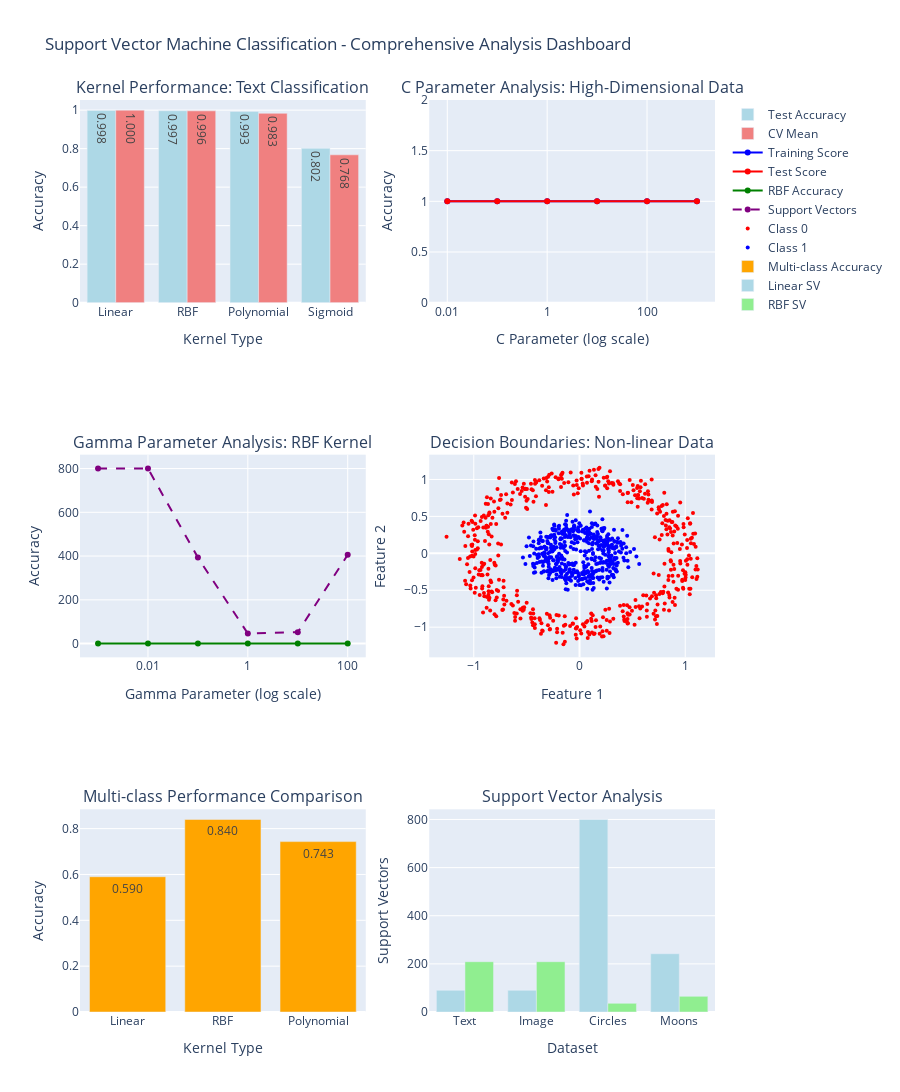

The cell this chart's notebook holds for it:
### Code cell
# 4. COMPREHENSIVE SVM VISUALIZATION DASHBOARD
print(" 4. COMPREHENSIVE SVM VISUALIZATION DASHBOARD")
print("="*49)

# Create comprehensive dashboard
fig = make_subplots(
 rows=3, cols=2,
 subplot_titles=[
 'Kernel Performance: Text Classification',
 'C Parameter Analysis: High-Dimensional Data',
 'Gamma Parameter Analysis: RBF Kernel',
 'Decision Boundaries: Non-linear Data',
 'Multi-class Performance Comparison',
 'Support Vector Analysis'
 ],
 specs=[[{"secondary_y": False}, {"secondary_y": False}],
 [{"secondary_y": False}, {"secondary_y": False}],
 [{"secondary_y": False}, {"secondary_y": False}]]
)

# 1. Text classification kernel comparison
text_kernels = list(text_results.keys())
text_scores = [text_results[k]['test_score'] for k in text_kernels]
text_cv_scores = [text_results[k]['cv_mean'] for k in text_kernels]

fig.add_trace(
 go.Bar(
 x=text_kernels,
 y=text_scores,
 name='Test Accuracy',
 marker_color='lightblue',
 text=[f'{score:.3f}' for score in text_scores],
 textposition='auto'
 ),
 row=1, col=1
)

fig.add_trace(
 go.Bar(
 x=text_kernels,
 y=text_cv_scores,
 name='CV Mean',
 marker_color='lightcoral',
 text=[f'{score:.3f}' for score in text_cv_scores],
 textposition='auto'
 ),
 row=1, col=1
)

# 2. C parameter analysis
fig.add_trace(
    go.Scatter(
        x=C_values,
        y=C_train_scores,
        mode='lines+markers',
        name='Training Score',
        line=dict(color='blue')
    ),
    row=1, col=2
)

fig.add_trace(
    go.Scatter(
        x=C_values,
        y=C_test_scores,
        mode='lines+markers',
        name='Test Score',
        line=dict(color='red')
    ),
    row=1, col=2
)
# 3. Gamma analysis
fig.add_trace(
    go.Scatter(
        x=gamma_values,
        y=gamma_scores,
        mode='lines+markers',
        name='RBF Accuracy',
        line=dict(color='green')
    ),
    row=2, col=1
)

# Secondary y-axis for support vectors
fig.add_trace(
    go.Scatter(
        x=gamma_values,
        y=gamma_support_vectors,
        mode='lines+markers',
        name='Support Vectors',
        line=dict(color='purple', dash='dash')
    ),
    row=2, col=1
)
# 4. Non-linear dataset visualization (circles)
# Plot circles dataset with decision boundary
colors = ['red', 'blue']
for class_idx in [0, 1]:
    mask = y_circles == class_idx
    fig.add_trace(
        go.Scatter(
            x=X_circles[mask, 0],
            y=X_circles[mask, 1],
            mode='markers',
            name=f'Class {class_idx}',
            marker=dict(color=colors[class_idx], size=4)
        ),
        row=2, col=2
    )

# 5. Multi-class performance
multiclass_kernel_names = list(multiclass_results.keys())
multiclass_scores = [multiclass_results[k]['test_score'] for k in multiclass_kernel_names]

fig.add_trace(
 go.Bar(
 x=multiclass_kernel_names,
 y=multiclass_scores,
 name='Multi-class Accuracy',
 marker_color='orange',
 text=[f'{score:.3f}' for score in multiclass_scores],
 textposition='auto'
 ),
 row=3, col=1
)

# 6. Support vector analysis across datasets
datasets = ['Text', 'Image', 'Circles', 'Moons']
linear_sv = [
 sum(text_results['Linear']['model'].n_support_),
 sum(image_results['Linear']['model'].n_support_),
 nonlinear_results['Circles']['Linear']['n_support'],
 nonlinear_results['Moons']['Linear']['n_support']
]
rbf_sv = [
 sum(text_results['RBF']['model'].n_support_),
 sum(image_results['RBF']['model'].n_support_),
 nonlinear_results['Circles']['RBF']['n_support'],
 nonlinear_results['Moons']['RBF']['n_support']
]

fig.add_trace(
 go.Bar(
 x=datasets,
 y=linear_sv,
 name='Linear SV',
 marker_color='lightblue'
 ),
 row=3, col=2
)

fig.add_trace(
 go.Bar(
 x=datasets,
 y=rbf_sv,
 name='RBF SV',
 marker_color='lightgreen'
 ),
 row=3, col=2
)

# Update layout
fig.update_layout(
 height=1200,
 title="Support Vector Machine Classification - Comprehensive Analysis Dashboard",
 showlegend=True
)

# Update axis labels
fig.update_xaxes(title_text="Kernel Type", row=1, col=1)
fig.update_xaxes(title_text="C Parameter (log scale)", type="log", row=1, col=2)
fig.update_xaxes(title_text="Gamma Parameter (log scale)", type="log", row=2, col=1)
fig.update_xaxes(title_text="Feature 1", row=2, col=2)
fig.update_xaxes(title_text="Kernel Type", row=3, col=1)
fig.update_xaxes(title_text="Dataset", row=3, col=2)

fig.update_yaxes(title_text="Accuracy", row=1, col=1)
fig.update_yaxes(title_text="Accuracy", row=1, col=2)
fig.update_yaxes(title_text="Accuracy", row=2, col=1)
fig.update_yaxes(title_text="Feature 2", row=2, col=2)
fig.update_yaxes(title_text="Accuracy", row=3, col=1)
fig.update_yaxes(title_text="Support Vectors", row=3, col=2)

fig.show()

### Figure 1 — Plotly figure (JSON) as saved in the notebook; plotly's stock layout.template omitted (floating-point values rounded to 4 significant figures; data arrays with more than 128 entries replaced by an {"elided": "..."} marker saying what was removed)
{"data": [{"marker": {"color": "lightblue"}, "name": "Test Accuracy", "text": ["0.998", "0.997", "0.993", "0.802"], "textposition": "auto", "type": "bar", "x": ["Linear", "RBF", "Polynomial", "Sigmoid"], "xaxis": "x", "y": [0.9983, 0.9967, 0.9933, 0.8017], "yaxis": "y"}, {"marker": {"color": "lightcoral"}, "name": "CV Mean", "text": ["1.000", "0.996", "0.983", "0.768"], "textposition": "auto", "type": "bar", "x": ["Linear", "RBF", "Polynomial", "Sigmoid"], "xaxis": "x", "y": [1, 0.9962, 0.9833, 0.7679], "yaxis": "y"}, {"line": {"color": "blue"}, "mode": "lines+markers", "name": "Training Score", "type": "scatter", "x": [0.01, 0.1, 1, 10, 100, 1000], "xaxis": "x2", "y": [1, 1, 1, 1, 1, 1], "yaxis": "y2"}, {"line": {"color": "red"}, "mode": "lines+markers", "name": "Test Score", "type": "scatter", "x": [0.01, 0.1, 1, 10, 100, 1000], "xaxis": "x2", "y": [1, 1, 1, 1, 1, 1], "yaxis": "y2"}, {"line": {"color": "green"}, "mode": "lines+markers", "name": "RBF Accuracy", "type": "scatter", "x": [0.001, 0.01, 0.1, 1, 10, 100], "xaxis": "x3", "y": [0.705, 0.745, 1, 1, 1, 1], "yaxis": "y3"}, {"line": {"color": "purple", "dash": "dash"}, "mode": "lines+markers", "name": "Support Vectors", "type": "scatter", "x": [0.001, 0.01, 0.1, 1, 10, 100], "xaxis": "x3", "y": [800, 800, 393, 46, 52, 406], "yaxis": "y3"}, {"marker": {"color": "red", "size": 4}, "mode": "markers", "name": "Class 0", "type": "scatter", "x": {"elided": "500 float values"}, "xaxis": "x4", "y": {"elided": "500 float values"}, "yaxis": "y4"}, {"marker": {"color": "blue", "size": 4}, "mode": "markers", "name": "Class 1", "type": "scatter", "x": {"elided": "500 float values"}, "xaxis": "x4", "y": {"elided": "500 float values"}, "yaxis": "y4"}, {"marker": {"color": "orange"}, "name": "Multi-class Accuracy", "text": ["0.590", "0.840", "0.743"], "textposition": "auto", "type": "bar", "x": ["Linear", "RBF", "Polynomial"], "xaxis": "x5", "y": [0.59, 0.84, 0.7433], "yaxis": "y5"}, {"marker": {"color": "lightblue"}, "name": "Linear SV", "type": "bar", "x": ["Text", "Image", "Circles", "Moons"], "xaxis": "x6", "y": [90, 90, 800, 242], "yaxis": "y6"}, {"marker": {"color": "lightgreen"}, "name": "RBF SV", "type": "bar", "x": ["Text", "Image", "Circles", "Moons"], "xaxis": "x6", "y": [209, 209, 36, 65], "yaxis": "y6"}], "layout": {"annotations": [{"font": {"size": 16}, "showarrow": false, "text": "Kernel Performance: Text Classification", "x": 0.225, "xanchor": "center", "xref": "paper", "y": 1, "yanchor": "bottom", "yref": "paper"}, {"font": {"size": 16}, "showarrow": false, "text": "C Parameter Analysis: High-Dimensional Data", "x": 0.775, "xanchor": "center", "xref": "paper", "y": 1, "yanchor": "bottom", "yref": "paper"}, {"font": {"size": 16}, "showarrow": false, "text": "Gamma Parameter Analysis: RBF Kernel", "x": 0.225, "xanchor": "center", "xref": "paper", "y": 0.6111, "yanchor": "bottom", "yref": "paper"}, {"font": {"size": 16}, "showarrow": false, "text": "Decision Boundaries: Non-linear Data", "x": 0.775, "xanchor": "center", "xref": "paper", "y": 0.6111, "yanchor": "bottom", "yref": "paper"}, {"font": {"size": 16}, "showarrow": false, "text": "Multi-class Performance Comparison", "x": 0.225, "xanchor": "center", "xref": "paper", "y": 0.2222, "yanchor": "bottom", "yref": "paper"}, {"font": {"size": 16}, "showarrow": false, "text": "Support Vector Analysis", "x": 0.775, "xanchor": "center", "xref": "paper", "y": 0.2222, "yanchor": "bottom", "yref": "paper"}], "height": 1200, "showlegend": true, "title": {"text": "Support Vector Machine Classification - Comprehensive Analysis Dashboard"}, "xaxis": {"anchor": "y", "domain": [0, 0.45], "title": {"text": "Kernel Type"}}, "xaxis2": {"anchor": "y2", "domain": [0.55, 1], "title": {"text": "C Parameter (log scale)"}, "type": "log"}, "xaxis3": {"anchor": "y3", "domain": [0, 0.45], "title": {"text": "Gamma Parameter (log scale)"}, "type": "log"}, "xaxis4": {"anchor": "y4", "domain": [0.55, 1], "title": {"text": "Feature 1"}}, "xaxis5": {"anchor": "y5", "domain": [0, 0.45], "title": {"text": "Kernel Type"}}, "xaxis6": {"anchor": "y6", "domain": [0.55, 1], "title": {"text": "Dataset"}}, "yaxis": {"anchor": "x", "domain": [0.7778, 1], "title": {"text": "Accuracy"}}, "yaxis2": {"anchor": "x2", "domain": [0.7778, 1], "title": {"text": "Accuracy"}}, "yaxis3": {"anchor": "x3", "domain": [0.3889, 0.6111], "title": {"text": "Accuracy"}}, "yaxis4": {"anchor": "x4", "domain": [0.3889, 0.6111], "title": {"text": "Feature 2"}}, "yaxis5": {"anchor": "x5", "domain": [0, 0.2222], "title": {"text": "Accuracy"}}, "yaxis6": {"anchor": "x6", "domain": [0, 0.2222], "title": {"text": "Support Vectors"}}}}
